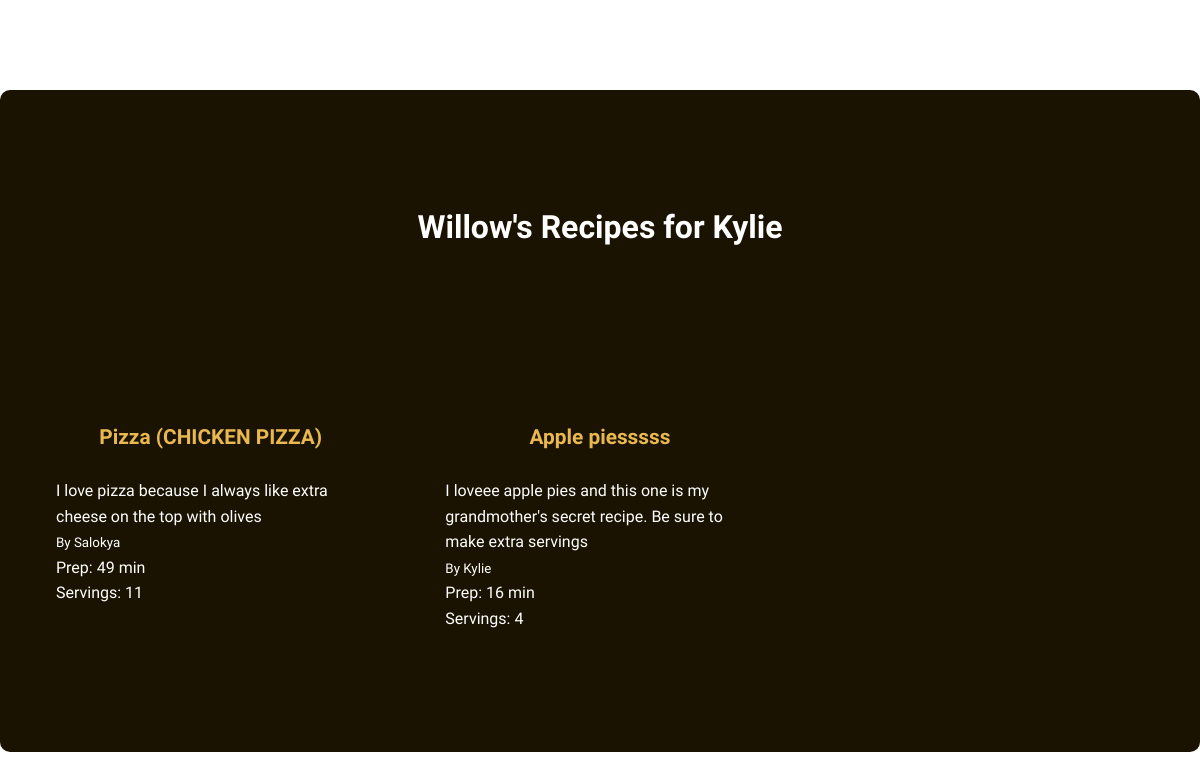
Screenshot of /home (signed in) with the database file from the repository.
### tables this page shows
CREATE TABLE users (
    id INTEGER PRIMARY KEY AUTOINCREMENT,
    username TEXT NOT NULL UNIQUE,
    hash TEXT NOT NULL
);

CREATE TABLE recipes (
    id INTEGER PRIMARY KEY AUTOINCREMENT,
    user_id INTEGER NOT NULL,
    title TEXT NOT NULL,
    description TEXT,
    prep_time INTEGER,
    cook_time INTEGER,
    servings INTEGER,
    FOREIGN KEY (user_id) REFERENCES users(id)
);

### app.py (the view)
@app.route("/home")
@login_required
def index():
    user = db.execute("SELECT username FROM users WHERE id = ?", session["user_id"])
    username = user[0]["username"]
    recipes = db.execute("SELECT recipes.*, users.username FROM recipes JOIN users ON recipes.user_id = users.id ORDER BY recipes.id DESC")
    return render_template("index.html", recipes=recipes, username=username)

### app.py (called while the page is built)
@app.after_request
def after_request(response):
    response.headers["Cache-Control"] = "no-cache, no-store, must-revalidate"
    response.headers["Expires"] = 0
    response.headers["Pragma"] = "no-cache"
    return response

### templates/index.html
{% extends "layout.html" %}
{% block content %}
<div class="container">
    <h1>Willow's Recipes for {{ username }}</h1>
    <div class="recipe-grid">
        {% for recipe in recipes %}
        <div class="recipe-card">
            <h3><a href="/recipe/{{ recipe.id }}">{{ recipe.title }}</a></h3>
            <p>{{ recipe.description }}</p>
            <p><small>By {{ recipe.username }}</small></p>
            {% if recipe.prep_time %}
                <p>Prep: {{ recipe.prep_time }} min</p>
            {% endif %}
            {% if recipe.servings %}
                <p>Servings: {{ recipe.servings }}</p>
            {% endif %}
        </div>
        {% endfor %}
    </div>
</div>
{% endblock %}

### static/style.css (style rules this page uses)
* { margin: 0; padding: 0; box-sizing: border-box; }
body { font-family: "Schoolbell"; background:url('https://i.pinimg.com/736x/62/d4/bf/62d4bf22091ced827ea735d358da9006.jpg'); background-size: cover; background-repeat: no-repeat; backdrop-filter:blur(5px); color: #251204; line-height: 1.6; }
h1, h2, h3 { font-family: "Schoolbell"; text-align: center; padding-top: 10vh; }
.container { max-width: 1200px; margin: 2rem auto; padding: 2rem; padding-bottom: 4rem; border-radius: 10px; background: rgb(27, 19, 2); background-repeat: no-repeat; background-size: cover; color: rgb(255, 255, 255); min-height: fit-content; }
.recipe-grid { display: grid; grid-template-columns: repeat(auto-fill, minmax(300px, 1fr)); gap: 2rem; margin-top: 2rem; border-radius: 10px; margin-bottom: 2vh; }
.recipe-card { background: transparent; padding: 1.5rem; border-radius: 18px; margin-bottom: 2vh; text-decoration: none; }
.recipe-card h3 a { color: #e9b950; text-decoration: none; }
h2, h3 { font-family: "Schoolbell"; color: #311e06; text-align: center; margin-bottom: 1.5rem; }
h3 { margin-top: 2rem; font-size: 1.3rem; }

### rows the page displays
users: username "Kylie"
recipes: title "Pizza (CHICKEN PIZZA)", description "I love pizza because I always like extra cheese on the top with olives", username "Salokya", prep_time "49", servings "11"
recipes: title "Apple piesssss", description "I loveee apple pies and this one is my grandmother's secret recipe. Be sure to make extra servings", username "Kylie", prep_time "16", servings "4"
